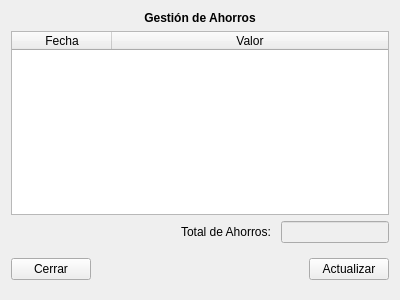
<?xml version="1.0" encoding="UTF-8"?>
<ui version="4.0">
 <class>EstadoAhorro</class>
 <widget class="QWidget" name="EstadoAhorro">
  <property name="geometry">
   <rect>
    <x>0</x>
    <y>0</y>
    <width>400</width>
    <height>300</height>
   </rect>
  </property>
  <property name="windowTitle">
   <string>Form</string>
  </property>
  <layout class="QVBoxLayout" name="verticalLayout">
   <item>
    <widget class="QLabel" name="label">
     <property name="text">
      <string>&lt;html&gt;&lt;head/&gt;&lt;body&gt;&lt;p align=&quot;center&quot;&gt;&lt;span style=&quot; font-weight:600;&quot;&gt;Gestión de Ahorros&lt;/span&gt;&lt;/p&gt;&lt;/body&gt;&lt;/html&gt;</string>
     </property>
     <property name="margin">
      <number>10</number>
     </property>
    </widget>
   </item>
   <item>
    <widget class="QTableWidget" name="tAhorros">
     <attribute name="horizontalHeaderStretchLastSection">
      <bool>true</bool>
     </attribute>
     <column>
      <property name="text">
       <string>Fecha</string>
      </property>
     </column>
     <column>
      <property name="text">
       <string>Valor</string>
      </property>
     </column>
    </widget>
   </item>
   <item>
    <layout class="QHBoxLayout" name="horizontalLayout">
     <property name="leftMargin">
      <number>9</number>
     </property>
     <property name="topMargin">
      <number>0</number>
     </property>
     <property name="rightMargin">
      <number>0</number>
     </property>
     <property name="bottomMargin">
      <number>0</number>
     </property>
     <item>
      <spacer name="horizontalSpacer">
       <property name="orientation">
        <enum>Qt::Horizontal</enum>
       </property>
       <property name="sizeHint" stdset="0">
        <size>
         <width>40</width>
         <height>20</height>
        </size>
       </property>
      </spacer>
     </item>
     <item>
      <widget class="QLabel" name="label_2">
       <property name="text">
        <string>Total de Ahorros: </string>
       </property>
      </widget>
     </item>
     <item>
      <widget class="QLineEdit" name="lTotalAhorro">
       <property name="enabled">
        <bool>false</bool>
       </property>
       <property name="sizePolicy">
        <sizepolicy hsizetype="Fixed" vsizetype="Fixed">
         <horstretch>0</horstretch>
         <verstretch>0</verstretch>
        </sizepolicy>
       </property>
      </widget>
     </item>
    </layout>
   </item>
   <item>
    <layout class="QHBoxLayout" name="horizontalLayout_2">
     <property name="leftMargin">
      <number>0</number>
     </property>
     <property name="topMargin">
      <number>9</number>
     </property>
     <property name="bottomMargin">
      <number>9</number>
     </property>
     <item>
      <widget class="QPushButton" name="bCerrar">
       <property name="text">
        <string>Cerrar</string>
       </property>
      </widget>
     </item>
     <item>
      <spacer name="horizontalSpacer_2">
       <property name="orientation">
        <enum>Qt::Horizontal</enum>
       </property>
       <property name="sizeHint" stdset="0">
        <size>
         <width>40</width>
         <height>20</height>
        </size>
       </property>
      </spacer>
     </item>
     <item>
      <widget class="QPushButton" name="bActualizar">
       <property name="text">
        <string>Actualizar</string>
       </property>
      </widget>
     </item>
    </layout>
   </item>
  </layout>
 </widget>
 <resources/>
 <connections/>
</ui>
